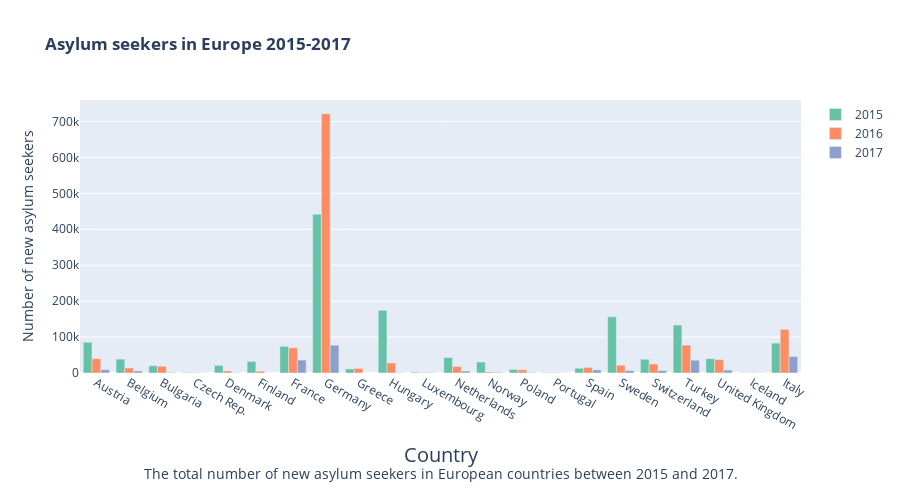

The cell this chart's notebook holds for it:
### Code cell
# Read the CSV file
pmpc_df = pd.read_csv("data/processed_monthly_per_country.csv", sep=",", low_memory=False)

# Rename the column for the United Kingdom
pmpc_df = pmpc_df.rename(columns={"United Kingdom of Great Britain and Northern Ireland": "United Kingdom"})

# Remove unwanted columns
columns_to_drop = ['Canada', 'Liechtenstein', 'Rep. of Korea', 'New Zealand', 'USA (EOIR)', 'USA (INS/DHS)',
                   'Japan', 'Canada', 'Liechtenstein', 'Rep. of Korea', 'New Zealand', 'USA (EOIR)', 'USA (INS/DHS)',
                   'The former Yugoslav Rep. of Macedonia', 'Serbia and Kosovo: S/RES/1244 (1999)', 'Albania',
                   'Lithuania', 'Montenegro', 'Bosnia and Herzegovina', 'Estonia', 'Slovakia', 'Japan', "Cyprus",
                   "Latvia", "Malta", "Croatia", "Slovenia", "Romania", "Ireland", "Australia"]
pmpc_df = pmpc_df.drop(columns_to_drop, axis=1)

# Create trace for each year
trace = [
    go.Bar(
        name='2015',
        x=pmpc_df.columns[2:],
        y=pmpc_df[pmpc_df.Year == 2015].iloc[:, 2:].sum(),
        marker_color='rgb(102,194,165)'
    ),
    go.Bar(
        name='2016',
        x=pmpc_df.columns[2:],
        y=pmpc_df[pmpc_df.Year == 2016].iloc[:, 2:].sum(),
        marker_color='rgb(252,141,98)'
    ),
    go.Bar(
        name='2017',
        x=pmpc_df.columns[2:],
        y=pmpc_df[pmpc_df.Year == 2017].iloc[:, 2:].sum(),
        marker_color='rgb(141,160,203)'
    )
]

# Set layout for the plot
layout = go.Layout(
    xaxis=go.layout.XAxis(
        type='category'
    )
)

# Create the figure
fig = go.Figure(data=trace, layout=layout)

# Update layout and display the plot
fig.update_layout(
    title='<b>Asylum seekers in Europe 2015-2017</b>',
    yaxis=dict(
        title='Number of new asylum seekers'
    ),
    xaxis=dict(
        title='Country<br><sup>The total number of new asylum seekers in European countries between 2015 and 2017.</sup>',
        titlefont_size=20
    ),
    height=500
)

# Show the plot
fig.show()

### Figure 1 — Plotly figure (JSON) as saved in the notebook; plotly's stock layout.template omitted (floating-point values rounded to 4 significant figures)
{"data": [{"marker": {"color": "rgb(102,194,165)"}, "name": "2015", "type": "bar", "x": ["Austria", "Belgium", "Bulgaria", "Czech Rep.", "Denmark", "Finland", "France", "Germany", "Greece", "Hungary", "Luxembourg", "Netherlands", "Norway", "Poland", "Portugal", "Spain", "Sweden", "Switzerland", "Turkey", "United Kingdom", "Iceland", "Italy"], "y": [85617, 38695, 20163, 1245, 21225, 32271, 74296, 441899, 11365, 174430, 2300, 43099, 30523, 10254, 896, 13366, 156459, 38123, 133585, 39968, 355, 83243]}, {"marker": {"color": "rgb(252,141,98)"}, "name": "2016", "type": "bar", "x": ["Austria", "Belgium", "Bulgaria", "Czech Rep.", "Denmark", "Finland", "France", "Germany", "Greece", "Hungary", "Luxembourg", "Netherlands", "Norway", "Poland", "Portugal", "Spain", "Sweden", "Switzerland", "Turkey", "United Kingdom", "Iceland", "Italy"], "y": [39952, 13988, 18737, 899, 5698, 4727, 70240, 721778, 12796, 27891, 1529, 17965, 2872, 9137, 1077, 15563, 21641, 25195, 77474, 37370, 872, 121593]}, {"marker": {"color": "rgb(141,160,203)"}, "name": "2017", "type": "bar", "x": ["Austria", "Belgium", "Bulgaria", "Czech Rep.", "Denmark", "Finland", "France", "Germany", "Greece", "Hungary", "Luxembourg", "Netherlands", "Norway", "Poland", "Portugal", "Spain", "Sweden", "Switzerland", "Turkey", "United Kingdom", "Iceland", "Italy"], "y": [9209, 5692, 1633, 349, 1006, 0, 35997, 77308, 0, 786, 818, 5467, 1731, 1335, 403, 8745, 6740, 6695, 35647, 8219, 258, 46135]}], "layout": {"height": 500, "title": {"text": "<b>Asylum seekers in Europe 2015-2017</b>"}, "xaxis": {"title": {"font": {"size": 20}, "text": "Country<br><sup>The total number of new asylum seekers in European countries between 2015 and 2017.</sup>"}, "type": "category"}, "yaxis": {"title": {"text": "Number of new asylum seekers"}}}}
